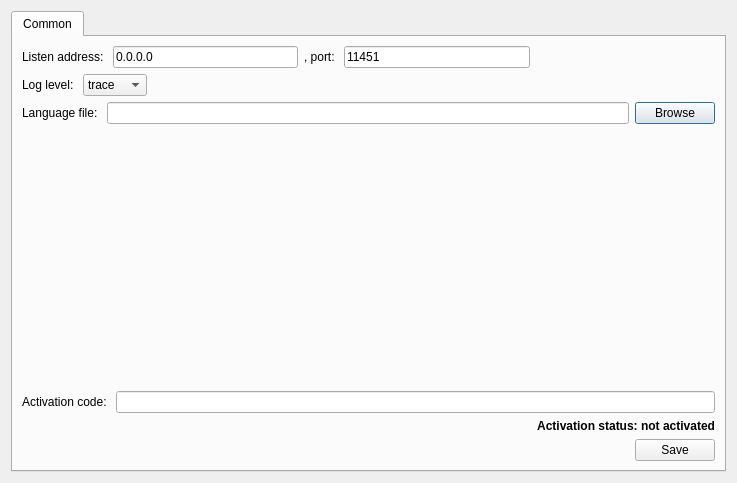
<?xml version="1.0" encoding="UTF-8"?>
<ui version="4.0">
 <class>Setting</class>
 <widget class="QDialog" name="Setting">
  <property name="geometry">
   <rect>
    <x>0</x>
    <y>0</y>
    <width>737</width>
    <height>483</height>
   </rect>
  </property>
  <property name="windowTitle">
   <string>Settings</string>
  </property>
  <layout class="QGridLayout" name="gridLayout">
   <item row="0" column="0">
    <widget class="QTabWidget" name="settings_tab">
     <property name="tabShape">
      <enum>QTabWidget::Rounded</enum>
     </property>
     <property name="currentIndex">
      <number>0</number>
     </property>
     <widget class="QWidget" name="Common">
      <attribute name="title">
       <string>Common</string>
      </attribute>
      <layout class="QVBoxLayout" name="verticalLayout">
       <item>
        <layout class="QHBoxLayout" name="horizontalLayout">
         <item>
          <widget class="QLabel" name="label">
           <property name="text">
            <string>Listen address: </string>
           </property>
          </widget>
         </item>
         <item>
          <widget class="QLineEdit" name="listen_address">
           <property name="text">
            <string notr="true">0.0.0.0</string>
           </property>
          </widget>
         </item>
         <item>
          <widget class="QLabel" name="label_2">
           <property name="text">
            <string>, port: </string>
           </property>
          </widget>
         </item>
         <item>
          <widget class="QLineEdit" name="port">
           <property name="inputMethodHints">
            <set>Qt::ImhDigitsOnly</set>
           </property>
           <property name="inputMask">
            <string/>
           </property>
           <property name="text">
            <string notr="true">11451</string>
           </property>
          </widget>
         </item>
         <item>
          <spacer name="horizontalSpacer_2">
           <property name="orientation">
            <enum>Qt::Horizontal</enum>
           </property>
           <property name="sizeHint" stdset="0">
            <size>
             <width>40</width>
             <height>20</height>
            </size>
           </property>
          </spacer>
         </item>
        </layout>
       </item>
       <item>
        <layout class="QHBoxLayout" name="horizontalLayout_4">
         <item>
          <widget class="QLabel" name="label_4">
           <property name="text">
            <string>Log level: </string>
           </property>
          </widget>
         </item>
         <item>
          <widget class="QComboBox" name="log_level">
           <property name="currentIndex">
            <number>0</number>
           </property>
           <item>
            <property name="text">
             <string notr="true">trace</string>
            </property>
           </item>
           <item>
            <property name="text">
             <string notr="true">debug</string>
            </property>
           </item>
           <item>
            <property name="text">
             <string notr="true">info</string>
            </property>
           </item>
           <item>
            <property name="text">
             <string notr="true">error</string>
            </property>
           </item>
           <item>
            <property name="text">
             <string notr="true">critical</string>
            </property>
           </item>
           <item>
            <property name="text">
             <string notr="true">off</string>
            </property>
           </item>
          </widget>
         </item>
         <item>
          <spacer name="horizontalSpacer_3">
           <property name="orientation">
            <enum>Qt::Horizontal</enum>
           </property>
           <property name="sizeHint" stdset="0">
            <size>
             <width>40</width>
             <height>20</height>
            </size>
           </property>
          </spacer>
         </item>
        </layout>
       </item>
       <item>
        <layout class="QHBoxLayout" name="horizontalLayout_5">
         <item>
          <widget class="QLabel" name="label_5">
           <property name="text">
            <string>Language file: </string>
           </property>
          </widget>
         </item>
         <item>
          <widget class="QLineEdit" name="language_file"/>
         </item>
         <item>
          <widget class="QPushButton" name="browse_language">
           <property name="text">
            <string>Browse</string>
           </property>
          </widget>
         </item>
        </layout>
       </item>
       <item>
        <spacer name="verticalSpacer">
         <property name="orientation">
          <enum>Qt::Vertical</enum>
         </property>
         <property name="sizeHint" stdset="0">
          <size>
           <width>20</width>
           <height>40</height>
          </size>
         </property>
        </spacer>
       </item>
       <item>
        <layout class="QHBoxLayout" name="horizontalLayout_2">
         <item>
          <widget class="QLabel" name="label_3">
           <property name="text">
            <string>Activation code: </string>
           </property>
          </widget>
         </item>
         <item>
          <widget class="QLineEdit" name="activation_code"/>
         </item>
        </layout>
       </item>
       <item>
        <widget class="QLabel" name="activation_status">
         <property name="text">
          <string>&lt;html&gt;&lt;head/&gt;&lt;body&gt;&lt;p&gt;&lt;span style=&quot; font-weight:700;&quot;&gt;Activation status: not activated&lt;/span&gt;&lt;/p&gt;&lt;/body&gt;&lt;/html&gt;</string>
         </property>
         <property name="alignment">
          <set>Qt::AlignRight|Qt::AlignTrailing|Qt::AlignVCenter</set>
         </property>
        </widget>
       </item>
       <item>
        <layout class="QHBoxLayout" name="horizontalLayout_3">
         <item>
          <spacer name="horizontalSpacer">
           <property name="orientation">
            <enum>Qt::Horizontal</enum>
           </property>
           <property name="sizeHint" stdset="0">
            <size>
             <width>40</width>
             <height>20</height>
            </size>
           </property>
          </spacer>
         </item>
         <item>
          <widget class="QPushButton" name="save_button">
           <property name="text">
            <string>Save</string>
           </property>
          </widget>
         </item>
        </layout>
       </item>
      </layout>
     </widget>
    </widget>
   </item>
  </layout>
 </widget>
 <resources/>
 <connections>
  <connection>
   <sender>save_button</sender>
   <signal>clicked()</signal>
   <receiver>Setting</receiver>
   <slot>accept()</slot>
   <hints>
    <hint type="sourcelabel">
     <x>676</x>
     <y>448</y>
    </hint>
    <hint type="destinationlabel">
     <x>368</x>
     <y>241</y>
    </hint>
   </hints>
  </connection>
 </connections>
</ui>
